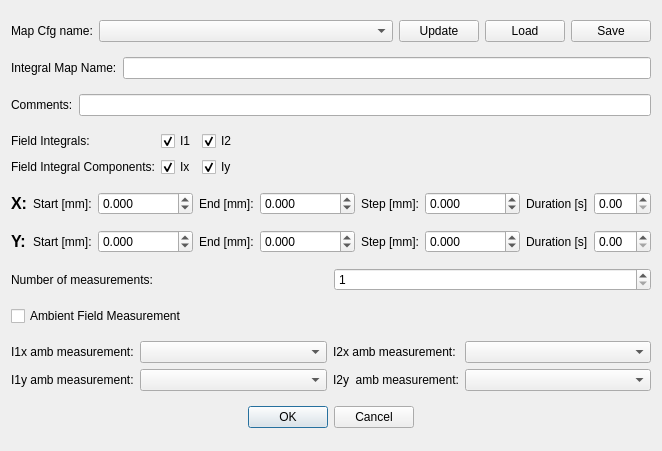
<?xml version="1.0" encoding="UTF-8"?>
<ui version="4.0">
 <class>Dialog</class>
 <widget class="QDialog" name="Dialog">
  <property name="geometry">
   <rect>
    <x>0</x>
    <y>0</y>
    <width>653</width>
    <height>451</height>
   </rect>
  </property>
  <property name="windowTitle">
   <string>Integral Maps</string>
  </property>
  <layout class="QGridLayout" name="gridLayout_3">
   <item row="0" column="0">
    <layout class="QHBoxLayout" name="horizontalLayout_7" stretch="0,0,0,0,0">
     <item>
      <widget class="QLabel" name="label_20">
       <property name="sizePolicy">
        <sizepolicy hsizetype="Maximum" vsizetype="Preferred">
         <horstretch>0</horstretch>
         <verstretch>0</verstretch>
        </sizepolicy>
       </property>
       <property name="text">
        <string>Map Cfg name:</string>
       </property>
      </widget>
     </item>
     <item>
      <widget class="QComboBox" name="cmb_cfg_name">
       <property name="sizePolicy">
        <sizepolicy hsizetype="Preferred" vsizetype="Maximum">
         <horstretch>0</horstretch>
         <verstretch>0</verstretch>
        </sizepolicy>
       </property>
       <property name="editable">
        <bool>false</bool>
       </property>
      </widget>
     </item>
     <item>
      <widget class="QPushButton" name="pbt_update_cfg">
       <property name="sizePolicy">
        <sizepolicy hsizetype="Maximum" vsizetype="Fixed">
         <horstretch>0</horstretch>
         <verstretch>0</verstretch>
        </sizepolicy>
       </property>
       <property name="text">
        <string>Update</string>
       </property>
      </widget>
     </item>
     <item>
      <widget class="QPushButton" name="pbt_load_cfg">
       <property name="sizePolicy">
        <sizepolicy hsizetype="Maximum" vsizetype="Maximum">
         <horstretch>0</horstretch>
         <verstretch>0</verstretch>
        </sizepolicy>
       </property>
       <property name="text">
        <string>Load</string>
       </property>
      </widget>
     </item>
     <item>
      <widget class="QPushButton" name="pbt_save_cfg">
       <property name="sizePolicy">
        <sizepolicy hsizetype="Maximum" vsizetype="Fixed">
         <horstretch>0</horstretch>
         <verstretch>0</verstretch>
        </sizepolicy>
       </property>
       <property name="text">
        <string>Save</string>
       </property>
      </widget>
     </item>
    </layout>
   </item>
   <item row="1" column="0">
    <layout class="QHBoxLayout" name="horizontalLayout_2">
     <item>
      <widget class="QLabel" name="label_3">
       <property name="sizePolicy">
        <sizepolicy hsizetype="Maximum" vsizetype="Preferred">
         <horstretch>0</horstretch>
         <verstretch>0</verstretch>
        </sizepolicy>
       </property>
       <property name="text">
        <string>Integral Map Name:</string>
       </property>
      </widget>
     </item>
     <item>
      <widget class="QLineEdit" name="le_map_name"/>
     </item>
    </layout>
   </item>
   <item row="2" column="0">
    <layout class="QHBoxLayout" name="horizontalLayout">
     <item>
      <widget class="QLabel" name="label_4">
       <property name="text">
        <string>Comments:</string>
       </property>
      </widget>
     </item>
     <item>
      <widget class="QLineEdit" name="le_comments">
       <property name="sizePolicy">
        <sizepolicy hsizetype="Expanding" vsizetype="Maximum">
         <horstretch>0</horstretch>
         <verstretch>0</verstretch>
        </sizepolicy>
       </property>
       <property name="minimumSize">
        <size>
         <width>0</width>
         <height>0</height>
        </size>
       </property>
       <property name="alignment">
        <set>Qt::AlignLeading|Qt::AlignLeft|Qt::AlignTop</set>
       </property>
      </widget>
     </item>
    </layout>
   </item>
   <item row="3" column="0">
    <layout class="QGridLayout" name="gridLayout">
     <item row="0" column="0">
      <widget class="QLabel" name="label">
       <property name="text">
        <string>Field Integrals:</string>
       </property>
      </widget>
     </item>
     <item row="1" column="1">
      <widget class="QCheckBox" name="chb_Ix">
       <property name="text">
        <string>Ix</string>
       </property>
       <property name="checked">
        <bool>true</bool>
       </property>
      </widget>
     </item>
     <item row="0" column="1">
      <widget class="QCheckBox" name="chb_I1">
       <property name="text">
        <string>I1</string>
       </property>
       <property name="checked">
        <bool>true</bool>
       </property>
      </widget>
     </item>
     <item row="1" column="2">
      <widget class="QCheckBox" name="chb_Iy">
       <property name="text">
        <string>Iy</string>
       </property>
       <property name="checked">
        <bool>true</bool>
       </property>
      </widget>
     </item>
     <item row="0" column="2">
      <widget class="QCheckBox" name="chb_I2">
       <property name="text">
        <string>I2</string>
       </property>
       <property name="checked">
        <bool>true</bool>
       </property>
      </widget>
     </item>
     <item row="1" column="0">
      <widget class="QLabel" name="label_2">
       <property name="text">
        <string>Field Integral Components:</string>
       </property>
      </widget>
     </item>
     <item row="0" column="3">
      <spacer name="horizontalSpacer">
       <property name="orientation">
        <enum>Qt::Horizontal</enum>
       </property>
       <property name="sizeHint" stdset="0">
        <size>
         <width>40</width>
         <height>20</height>
        </size>
       </property>
      </spacer>
     </item>
    </layout>
   </item>
   <item row="4" column="0">
    <layout class="QHBoxLayout" name="horizontalLayout_5">
     <item>
      <widget class="QLabel" name="label_13">
       <property name="font">
        <font>
         <pointsize>12</pointsize>
         <weight>75</weight>
         <bold>true</bold>
        </font>
       </property>
       <property name="text">
        <string>X:</string>
       </property>
      </widget>
     </item>
     <item>
      <widget class="QLabel" name="label_5">
       <property name="text">
        <string>Start [mm]:</string>
       </property>
      </widget>
     </item>
     <item>
      <widget class="QDoubleSpinBox" name="dsb_x_start_pos">
       <property name="enabled">
        <bool>true</bool>
       </property>
       <property name="decimals">
        <number>3</number>
       </property>
       <property name="minimum">
        <double>-100000.000000000000000</double>
       </property>
       <property name="maximum">
        <double>100000.000000000000000</double>
       </property>
      </widget>
     </item>
     <item>
      <widget class="QLabel" name="label_6">
       <property name="text">
        <string>End [mm]:</string>
       </property>
      </widget>
     </item>
     <item>
      <widget class="QDoubleSpinBox" name="dsb_x_end_pos">
       <property name="enabled">
        <bool>true</bool>
       </property>
       <property name="decimals">
        <number>3</number>
       </property>
       <property name="minimum">
        <double>-100000.000000000000000</double>
       </property>
       <property name="maximum">
        <double>100000.000000000000000</double>
       </property>
      </widget>
     </item>
     <item>
      <widget class="QLabel" name="label_7">
       <property name="text">
        <string>Step [mm]:</string>
       </property>
      </widget>
     </item>
     <item>
      <widget class="QDoubleSpinBox" name="dsb_x_step">
       <property name="enabled">
        <bool>true</bool>
       </property>
       <property name="decimals">
        <number>3</number>
       </property>
       <property name="minimum">
        <double>-100000.000000000000000</double>
       </property>
       <property name="maximum">
        <double>100000.000000000000000</double>
       </property>
      </widget>
     </item>
     <item>
      <widget class="QLabel" name="label_18">
       <property name="text">
        <string>Duration [s]</string>
       </property>
      </widget>
     </item>
     <item>
      <widget class="QDoubleSpinBox" name="dsb_x_duration"/>
     </item>
    </layout>
   </item>
   <item row="5" column="0">
    <layout class="QHBoxLayout" name="horizontalLayout_6">
     <item>
      <widget class="QLabel" name="label_14">
       <property name="font">
        <font>
         <pointsize>12</pointsize>
         <weight>75</weight>
         <bold>true</bold>
        </font>
       </property>
       <property name="text">
        <string>Y:</string>
       </property>
      </widget>
     </item>
     <item>
      <widget class="QLabel" name="label_8">
       <property name="text">
        <string>Start [mm]:</string>
       </property>
      </widget>
     </item>
     <item>
      <widget class="QDoubleSpinBox" name="dsb_y_start_pos">
       <property name="enabled">
        <bool>true</bool>
       </property>
       <property name="decimals">
        <number>3</number>
       </property>
       <property name="minimum">
        <double>-100000.000000000000000</double>
       </property>
       <property name="maximum">
        <double>100000.000000000000000</double>
       </property>
      </widget>
     </item>
     <item>
      <widget class="QLabel" name="label_9">
       <property name="text">
        <string>End [mm]:</string>
       </property>
      </widget>
     </item>
     <item>
      <widget class="QDoubleSpinBox" name="dsb_y_end_pos">
       <property name="enabled">
        <bool>true</bool>
       </property>
       <property name="decimals">
        <number>3</number>
       </property>
       <property name="minimum">
        <double>-100000.000000000000000</double>
       </property>
       <property name="maximum">
        <double>100000.000000000000000</double>
       </property>
      </widget>
     </item>
     <item>
      <widget class="QLabel" name="label_10">
       <property name="text">
        <string>Step [mm]:</string>
       </property>
      </widget>
     </item>
     <item>
      <widget class="QDoubleSpinBox" name="dsb_y_step">
       <property name="enabled">
        <bool>true</bool>
       </property>
       <property name="decimals">
        <number>3</number>
       </property>
       <property name="minimum">
        <double>-100000.000000000000000</double>
       </property>
       <property name="maximum">
        <double>100000.000000000000000</double>
       </property>
      </widget>
     </item>
     <item>
      <widget class="QLabel" name="label_19">
       <property name="text">
        <string>Duration [s]</string>
       </property>
      </widget>
     </item>
     <item>
      <widget class="QDoubleSpinBox" name="dsb_y_duration"/>
     </item>
    </layout>
   </item>
   <item row="6" column="0">
    <layout class="QHBoxLayout" name="horizontalLayout_4">
     <item>
      <widget class="QLabel" name="label_11">
       <property name="text">
        <string>Number of measurements:</string>
       </property>
      </widget>
     </item>
     <item>
      <widget class="QSpinBox" name="sb_repetitions">
       <property name="minimum">
        <number>1</number>
       </property>
       <property name="value">
        <number>1</number>
       </property>
      </widget>
     </item>
    </layout>
   </item>
   <item row="7" column="0">
    <widget class="QCheckBox" name="chb_Iamb">
     <property name="text">
      <string>Ambient Field Measurement</string>
     </property>
    </widget>
   </item>
   <item row="8" column="0">
    <layout class="QGridLayout" name="gridLayout_2">
     <item row="0" column="0">
      <widget class="QLabel" name="label_12">
       <property name="sizePolicy">
        <sizepolicy hsizetype="Maximum" vsizetype="Preferred">
         <horstretch>0</horstretch>
         <verstretch>0</verstretch>
        </sizepolicy>
       </property>
       <property name="text">
        <string>I1x amb measurement:</string>
       </property>
      </widget>
     </item>
     <item row="0" column="1">
      <widget class="QComboBox" name="cmb_I1x_amb"/>
     </item>
     <item row="0" column="2">
      <widget class="QLabel" name="label_16">
       <property name="sizePolicy">
        <sizepolicy hsizetype="Maximum" vsizetype="Preferred">
         <horstretch>0</horstretch>
         <verstretch>0</verstretch>
        </sizepolicy>
       </property>
       <property name="text">
        <string>I2x amb measurement:</string>
       </property>
      </widget>
     </item>
     <item row="0" column="3">
      <widget class="QComboBox" name="cmb_I2x_amb"/>
     </item>
     <item row="1" column="0">
      <widget class="QLabel" name="label_15">
       <property name="sizePolicy">
        <sizepolicy hsizetype="Maximum" vsizetype="Preferred">
         <horstretch>0</horstretch>
         <verstretch>0</verstretch>
        </sizepolicy>
       </property>
       <property name="text">
        <string>I1y amb measurement:</string>
       </property>
      </widget>
     </item>
     <item row="1" column="1">
      <widget class="QComboBox" name="cmb_I1y_amb"/>
     </item>
     <item row="1" column="2">
      <widget class="QLabel" name="label_17">
       <property name="sizePolicy">
        <sizepolicy hsizetype="Maximum" vsizetype="Preferred">
         <horstretch>0</horstretch>
         <verstretch>0</verstretch>
        </sizepolicy>
       </property>
       <property name="text">
        <string>I2y  amb measurement:</string>
       </property>
      </widget>
     </item>
     <item row="1" column="3">
      <widget class="QComboBox" name="cmb_I2y_amb"/>
     </item>
    </layout>
   </item>
   <item row="9" column="0">
    <widget class="QDialogButtonBox" name="buttonBox">
     <property name="orientation">
      <enum>Qt::Horizontal</enum>
     </property>
     <property name="standardButtons">
      <set>QDialogButtonBox::Cancel|QDialogButtonBox::Ok</set>
     </property>
     <property name="centerButtons">
      <bool>true</bool>
     </property>
    </widget>
   </item>
  </layout>
 </widget>
 <tabstops>
  <tabstop>cmb_cfg_name</tabstop>
  <tabstop>pbt_update_cfg</tabstop>
  <tabstop>pbt_load_cfg</tabstop>
  <tabstop>pbt_save_cfg</tabstop>
  <tabstop>le_map_name</tabstop>
  <tabstop>le_comments</tabstop>
  <tabstop>chb_I1</tabstop>
  <tabstop>chb_I2</tabstop>
  <tabstop>chb_Ix</tabstop>
  <tabstop>chb_Iy</tabstop>
  <tabstop>dsb_x_start_pos</tabstop>
  <tabstop>dsb_x_end_pos</tabstop>
  <tabstop>dsb_x_step</tabstop>
  <tabstop>dsb_x_duration</tabstop>
  <tabstop>dsb_y_start_pos</tabstop>
  <tabstop>dsb_y_end_pos</tabstop>
  <tabstop>dsb_y_step</tabstop>
  <tabstop>dsb_y_duration</tabstop>
  <tabstop>sb_repetitions</tabstop>
  <tabstop>cmb_I1x_amb</tabstop>
  <tabstop>cmb_I2x_amb</tabstop>
  <tabstop>cmb_I1y_amb</tabstop>
  <tabstop>cmb_I2y_amb</tabstop>
 </tabstops>
 <resources/>
 <connections>
  <connection>
   <sender>buttonBox</sender>
   <signal>accepted()</signal>
   <receiver>Dialog</receiver>
   <slot>accept()</slot>
   <hints>
    <hint type="sourcelabel">
     <x>248</x>
     <y>254</y>
    </hint>
    <hint type="destinationlabel">
     <x>157</x>
     <y>274</y>
    </hint>
   </hints>
  </connection>
  <connection>
   <sender>buttonBox</sender>
   <signal>rejected()</signal>
   <receiver>Dialog</receiver>
   <slot>reject()</slot>
   <hints>
    <hint type="sourcelabel">
     <x>316</x>
     <y>260</y>
    </hint>
    <hint type="destinationlabel">
     <x>286</x>
     <y>274</y>
    </hint>
   </hints>
  </connection>
  <connection>
   <sender>chb_Iamb</sender>
   <signal>toggled(bool)</signal>
   <receiver>cmb_I1x_amb</receiver>
   <slot>setDisabled(bool)</slot>
   <hints>
    <hint type="sourcelabel">
     <x>326</x>
     <y>350</y>
    </hint>
    <hint type="destinationlabel">
     <x>224</x>
     <y>375</y>
    </hint>
   </hints>
  </connection>
  <connection>
   <sender>chb_Iamb</sender>
   <signal>toggled(bool)</signal>
   <receiver>cmb_I1y_amb</receiver>
   <slot>setDisabled(bool)</slot>
   <hints>
    <hint type="sourcelabel">
     <x>326</x>
     <y>350</y>
    </hint>
    <hint type="destinationlabel">
     <x>224</x>
     <y>401</y>
    </hint>
   </hints>
  </connection>
  <connection>
   <sender>chb_Iamb</sender>
   <signal>toggled(bool)</signal>
   <receiver>cmb_I2x_amb</receiver>
   <slot>setDisabled(bool)</slot>
   <hints>
    <hint type="sourcelabel">
     <x>326</x>
     <y>350</y>
    </hint>
    <hint type="destinationlabel">
     <x>545</x>
     <y>375</y>
    </hint>
   </hints>
  </connection>
  <connection>
   <sender>chb_Iamb</sender>
   <signal>toggled(bool)</signal>
   <receiver>cmb_I2y_amb</receiver>
   <slot>setDisabled(bool)</slot>
   <hints>
    <hint type="sourcelabel">
     <x>326</x>
     <y>350</y>
    </hint>
    <hint type="destinationlabel">
     <x>545</x>
     <y>401</y>
    </hint>
   </hints>
  </connection>
 </connections>
</ui>
